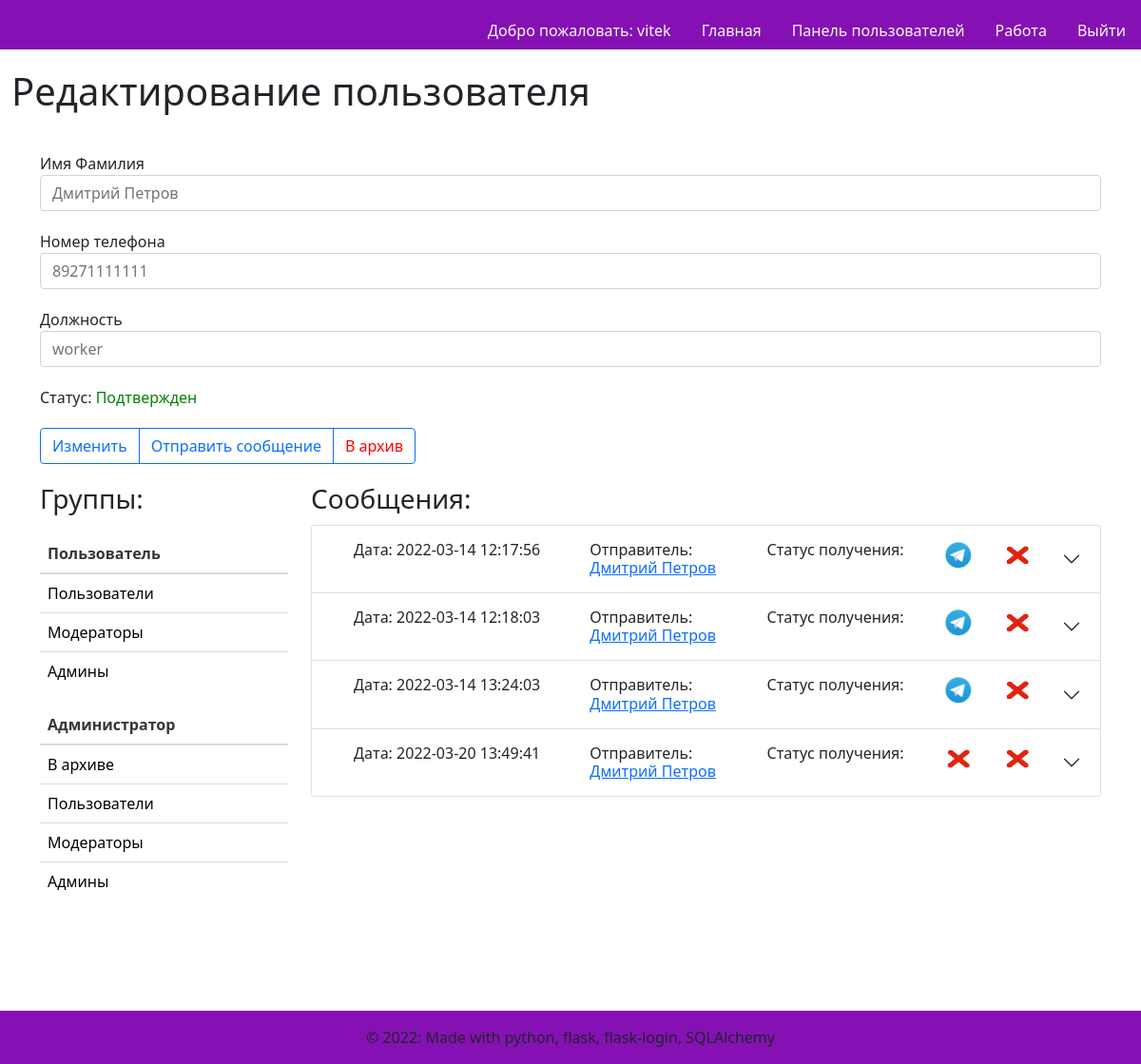
The app's page /1/edituser (signed in) with its own data.
### models.py (models this page shows)
class User(UserMixin, db.Model):
    id = db.Column(db.Integer,
                   nullable=False,
                   unique=True,
                   primary_key=True,
                   autoincrement=True)  # primary keys are required by SQLAlchemy
    password = db.Column(db.String(100))  # пароль есть только у администраторов и модераторов
    name = db.Column(db.String(100))  # имя фамилия
    phone_number = db.Column(db.String(11), unique=True)  # номер телефона
    vk_authorized = db.Column(db.Boolean, default=False)  # авторизован вк или нет
    tlg_authorized = db.Column(db.Boolean, default=False)  # авторизован в телеграм или нет
    status = db.Column(db.String(30))  # статус пользователя(ожидает подтверждения\в архиве\подтвержден)
    app_role = db.Column(db.String(20))  # роль в приложении(админ, модератор, пользователь)
    organisation_role = db.Column(db.String(100))  # должность в организации
    tlg_chat_id = db.Column(db.Integer, default=-1)
    vk_chat_id = db.Column(db.Integer, default=-1)

class Group(db.Model):
    id = db.Column(db.Integer,
                   nullable=False,
                   unique=True,
                   primary_key=True,
                   autoincrement=True)  # primary keys are required by SQLAlchemy
    name = db.Column(db.String(100), unique=True)  # название группы
    owner_id = db.Column(db.Integer, db.ForeignKey('user.id'))  # идентификатор создателя или владельца
    owner = db.relationship('User', backref='owner', lazy='subquery')

class Message(db.Model):
    id = db.Column(db.Integer,
                   nullable=False,
                   unique=True,
                   primary_key=True,
                   autoincrement=True)  # primary keys are required by SQLAlchemy
    is_group = db.Column(db.Boolean, default=False)
    user_id = db.Column(db.Integer, db.ForeignKey('user.id'))
    sender_id = db.Column(db.Integer, db.ForeignKey('user.id'))
    group_id = db.Column(db.Integer, db.ForeignKey('group.id'))
    content_id = db.Column(db.Integer, db.ForeignKey('content.id'))
    sender = db.relationship('User', foreign_keys=[sender_id], backref='sender', lazy='subquery')
    user = db.relationship('User', foreign_keys=[user_id], backref='user', lazy='subquery')
    group = db.relationship('Group', backref='group', lazy='subquery')
    content = db.relationship('Content', backref='content', lazy='subquery')
    tlg_received = db.Column(db.Boolean, default=False)
    vk_received = db.Column(db.Boolean, default=False)
    date = db.Column(db.TEXT, default=datetime.utcnow)

### users.py (the view)
@users.route('/<int:id>/edituser')
@login_required
def edituser(id):
    user = User.query.filter_by(id=id).first()
    relations = db.session.query(users_groups_relations).filter_by(user_id=user.id).all()
    group_ids = []
    for row in relations:
        group_ids.append(row.group_id)
    user_groups = Group.query.filter(Group.id.in_(group_ids)).order_by(db.desc(Group.id)).all()
    messages = Message.query.filter_by(user_id=user.id).all()
    user_groups_admin = Group.query.filter_by(owner_id=id).order_by(db.desc(Group.id)).all()
    msg_content = {}
    for message in messages:
        message.date = datetime.strptime(message.date, '%Y-%m-%d %H:%M:%S')
        db_msg = message.content.message
        db_sender = message.sender.name
        msg_content[f'message{message.id}'] = db_msg
        msg_content[f'sender{message.sender_id}'] = db_sender
    return render_template('edituser.html', user=user, user_groups=user_groups,
                           user_groups_admin=user_groups_admin,
                           user_messages=messages,
                           messages_content=msg_content)

### templates/edituser.html (shortened to what this page needs)
{% extends "base.html" %}
{% block content %}
    <h1>Редактирование пользователя</h1>
    <div class="container" style="margin-top: 20px">
       <div class="row">
           <form method="post" >
                <div class="form-group" style="margin-top: 20px">
                    <label for="title">Имя Фамилия</label>
                    <input type="text" name="user_name"
                           placeholder="{{ user.name }}" class="form-control"
                           value="{{ request.form['user_name'] }}"></input>
                </div>
                <div class="form-group" style="margin-top: 20px">
                    <label for="title">Номер телефона</label>
                    <input type="text" name="phone_number"
                           placeholder="{{ user.phone_number }}" class="form-control"
                           value="{{ request.form['phone_number'] }}"></input>
                </div>
                <div class="form-group" style="margin-top: 20px">
                    <label for="title">Должность</label>
                    <input type="text" name="org_role"
                           placeholder="{{ user.organisation_role }}" class="form-control"
                           value="{{ request.form['org_role'] }}"></input>
                </div>
                {% if user['status'] == 'подтвержден' %}
                <div class="form-group" style="margin-top: 20px">
                    <label for="title">Статус: </label>
                    <label for="title" style="color: green">Подтвержден </label>
                </div>
                {% endif %}
                <div class="btn-group" role="group" aria-label="Basic outlined example" style="padding-top: 20px">
                <button type="submit" class="btn btn-outline-primary">Изменить</button>
                <a class="btn btn-outline-primary" href="{{ url_for('messages.usermessage', id=user.id) }}">
                        Отправить сообщение
                    </a>
                {% if current_user.app_role == 'moderator' %}
                    {% if user['status'] != 'ожидает отправления в архив' and user['status'] != 'в архиве' %}
                    <a class="btn btn-outline-primary" href="{{ url_for('users.movetoarchive', id=user.id) }}" role="button" style="color: red">В архив</a>
                    {% endif %}
                {% endif %}
                </div>
            </form>
       </div>
      <div class="row" style="margin-top: 20px">
        <div class="col-3">
        <h3>Группы: </h3>
            <div class="row" style="margin-top: 20px">
                <div class="col-sm">
                  <table class="table table-hover">
                      <thead>
                        <th scope="col">Пользователь</th>
                      </thead>
                        <tbody>
                        {% for group in user_groups %}
                            <tr>
                              <td scope="row" class="hover">
                                  <a class="text-decoration-none" style="color: black"
                                    href="{{ url_for('groups.editgroup', id=group['id']) }}">
                                  {{ group['name'] }}</a></td>
                            </tr>
                        {% endfor %}
                        </tbody>
                  </table>
                </div>
                <div class="col-sm">
                  <table class="table table-hover">
                      <thead>
                        <th scope="col">Администратор</th>
                      </thead>
                        <tbody>
                        {% for group in user_groups_admin %}
                            <tr>
                              <td scope="row" class="hover">
                                  <a class="text-decoration-none" style="color: black"
                                    href="{{ url_for('groups.editgroup', id=group['id']) }}">
                                  {{ group['name'] }}</a></td>
                            </tr>
                        {% endfor %}
                        </tbody>
                  </table>
                </div>
            </div>
        </div>
        <div class="col-9">
        <h3>Сообщения: </h3>
              <div class="accordion" id="accordionPanelsStayOpenExample" style="margin-top: 10px">
                {% for message in user_messages %}
                  <div class="accordion-item">
                    <h2 class="accordion-header" id="panelsStayOpen-heading{{ message['id'] }}">
                      <button class="accordion-button collapsed" type="button" data-bs-toggle="collapse" data-bs-target="#panelsStayOpen-collapse{{ message['id'] }}" aria-expanded="true" aria-controls="panelsStayOpen-collapse{{ message['id'] }}">
                        <div class="container">
                          <div class="row">
                            <div class="col-4">
                              Дата: {{ message['date'] }}
                            </div>
                            <div class="col-3">
                                {%  set senderid = 'sender' ~ message['sender_id'] %}
                                Отправитель: <a href="{{ url_for('users.edituser', id=message['sender_id']) }}">{{ messages_content[senderid] }}</a>
                            </div>
                            <div class="col-3">
                              Статус получения:
                            </div>
                            <div class="col-1">
                                        {% if message['tlg_received'] %}
                                              <img src="../static/images/tg.png" alt="TG" class="img-rounded" style="height:30px; width:30px"/>
                                          {% else %}
                                              <img src="../static/images/none.png" alt="" class="img-rounded" style="height:30px; width:30px"/>
                                          {% endif %}
                            </div>
                            <div class="col-1">
                                          {% if message['vk_received'] %}
                                              <img src="../static/images/vk.png" alt="VK" class="img-rounded" style="height:30px; width:30px"/>
                                          {% else %}
                                              <img src="../static/images/none.png" alt="" class="img-rounded" style="height:30px; width:30px"/>
                                          {% endif %}
                            </div>
                          </div>
                        </div>
                      </button>
                    </h2>
                            {%  set messageid = 'message' ~ message['id'] %}
                  </div>
                {% endfor %}
              </div>
        </div>
      </div>
    </div>
{% endblock %}

### templates/base.html (shortened to what this page needs)
<!DOCTYPE html>
<html>
<head>
    <link rel="stylesheet" href="https://cdnjs.cloudflare.com/ajax/libs/bulma/0.7.2/css/bulma.min.css" />
    <link href="https://cdn.jsdelivr.net/npm/bootstrap@5.1.3/dist/css/bootstrap.min.css" rel="stylesheet">
    <link rel="stylesheet" href="../static/css/preloader.css"/>
</head>
<body class="loader-body" style="background-color: #ffffff; height: inherit">
            <nav class="d-none page-header navbar navbar-light sticky-top" style="background-color: #8511b4;">
                <div class="container-fluid ">
                    <ul class="nav nav-pills position-absolute bottom-0 end-0">
                        {% if current_user.is_authenticated %}
                        <li class="nav-item">
                            <a class="nav-link text-light" style="color: black"
                                        href="{{ url_for('users.edituser', id=current_user.id) }}">
                                Добро пожаловать: {{ current_user.name }}
                            </a>
                         </li>
                        {% endif %}
                        <li class="nav-item" >
                            <a href="{{ url_for('main.index') }}" class="nav-link text-light">
                                Главная
                            </a>
                        </li>
                        {% if current_user.is_authenticated %}
                        <li class="nav-item">
                            <a href="{{ url_for('main.admusers') }}" class="nav-link text-light">
                                Панель пользователей
                            </a>
                        </li>
                        {% endif %}
                        {% if current_user.is_authenticated %}
                        <li class="nav-item">
                            <a href="{{ url_for('main.workallusers') }}" class="nav-link text-light">
                                Работа
                            </a>
                        </li>
                        {% endif %}
                        {% if current_user.is_authenticated %}
                        <li class="nav-item">
                            <a href="{{ url_for('auth.logout') }}" class="nav-link text-light">
                                Выйти
                            </a>
                        </li>
                        {% endif %}
                    </ul>
                </div>
            </nav>
            <div class="d-none page-main container-fluid" style="height: 82%">
                   {% block content %}
                   {% endblock %}
            </div>
            <footer class="d-none page-footer font-small blue" style="background-color: #8511b4; margin-top: 100px">
              <div class="footer-copyright text-center py-3">© 2022: Made with python, flask, flask-login, SQLAlchemy
              </div>
            </footer>
    </body>
</html>

### records on screen
User: name "vitek"
User: user_name "Дмитрий Петров", phone_number "89271111111", org_role "worker", name "Дмитрий Петров"
Group: name "Пользователи"
Group: name "Модераторы"
Group: name "Админы"
Group: name "В архиве"
Message: date "2022-03-14 12:17:56", tlg_received True (drawn), vk_received False (drawn)
Message: date "2022-03-14 12:18:03", tlg_received True (drawn), vk_received False (drawn)
Message: date "2022-03-14 13:24:03", tlg_received True (drawn), vk_received False (drawn)
Message: date "2022-03-20 13:49:41", tlg_received False (drawn), vk_received False (drawn)
